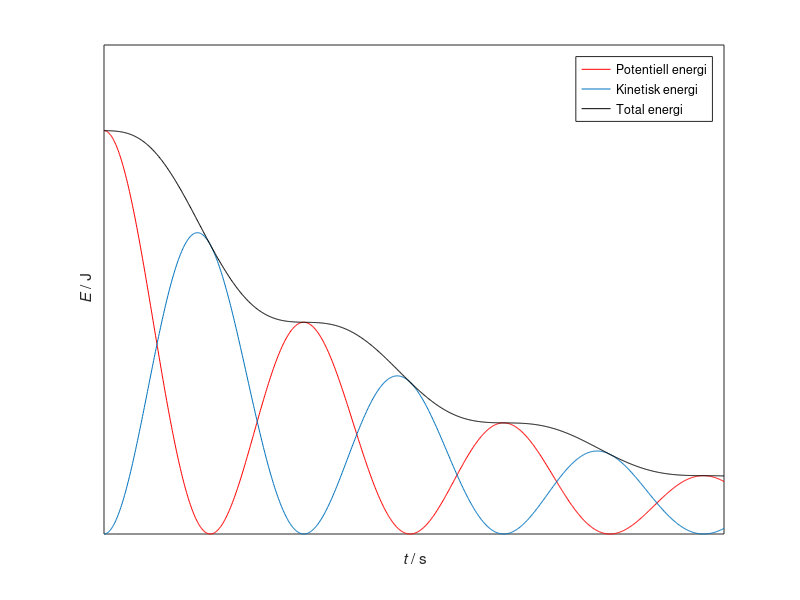

The MATLAB script that drew this image:
clear all
close all
clc
hold on
box on

A0 = 1;
b = 0.20;
m = 1;
k = 1;
wprime = sqrt((k/m)-(b/(2*m)^2))
delta = -0.1;%1.46

x = @(t) A0*exp(-b/(2*m)*t).*cos(wprime*t + delta);
v = @(t) -A0*b/(2*m)*exp(-b/(2*m)*t).*cos(wprime*t + delta) - A0*exp(-b/(2*m)*t).*sin(wprime*t + delta);

t = linspace(0, 10, 1000);
plot(t, (k/m)*(x(t)).^2, 'r');
plot(t, (v(t)).^2);
plot(t, (k/m)*(x(t)).^2 + (v(t)).^2, 'k');
set(gca, 'Ytick', []);
set(gca, 'Xtick', []);
xlabel('{\it t} / s');
ylabel('{\it E} / J');
legend('Potentiell energi', 'Kinetisk energi', 'Total energi');
axis([0 10 0 1.2]);